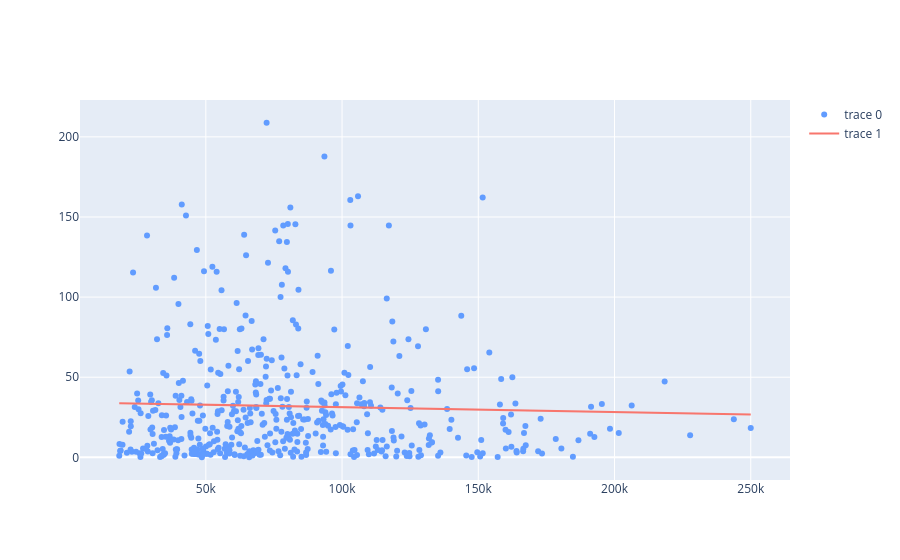

Notebook code for this chart:
### Code cell
red = '#f8766d'
blue = '#619cff'

s = sp.Symbol('s')

deltaT = c+m*s

fig = go.Figure()

fig.add_trace(
    go.Scatter(x=x, y=b,  mode='markers', marker=dict(
                        color=blue,
                    ),)
)


fig.add_trace(
    go.Scatter(x=x, y=[float(deltaT.subs(s, i)) for i in x], marker=dict(
                        color=red,
                        line=dict(color=red, width=2)
                    ),)
)

### Figure 1 — Plotly figure (JSON) as saved in the notebook; plotly's stock layout.template omitted (floating-point values rounded to 4 significant figures; data arrays with more than 128 entries replaced by an {"elided": "..."} marker saying what was removed)
{"data": [{"marker": {"color": "#619cff"}, "mode": "markers", "type": "scatter", "x": {"elided": "484 int values"}, "y": {"elided": "484 float values"}}, {"marker": {"color": "#f8766d", "line": {"color": "#f8766d", "width": 2}}, "type": "scatter", "x": {"elided": "484 int values"}, "y": {"elided": "484 float values"}}], "layout": {}}
